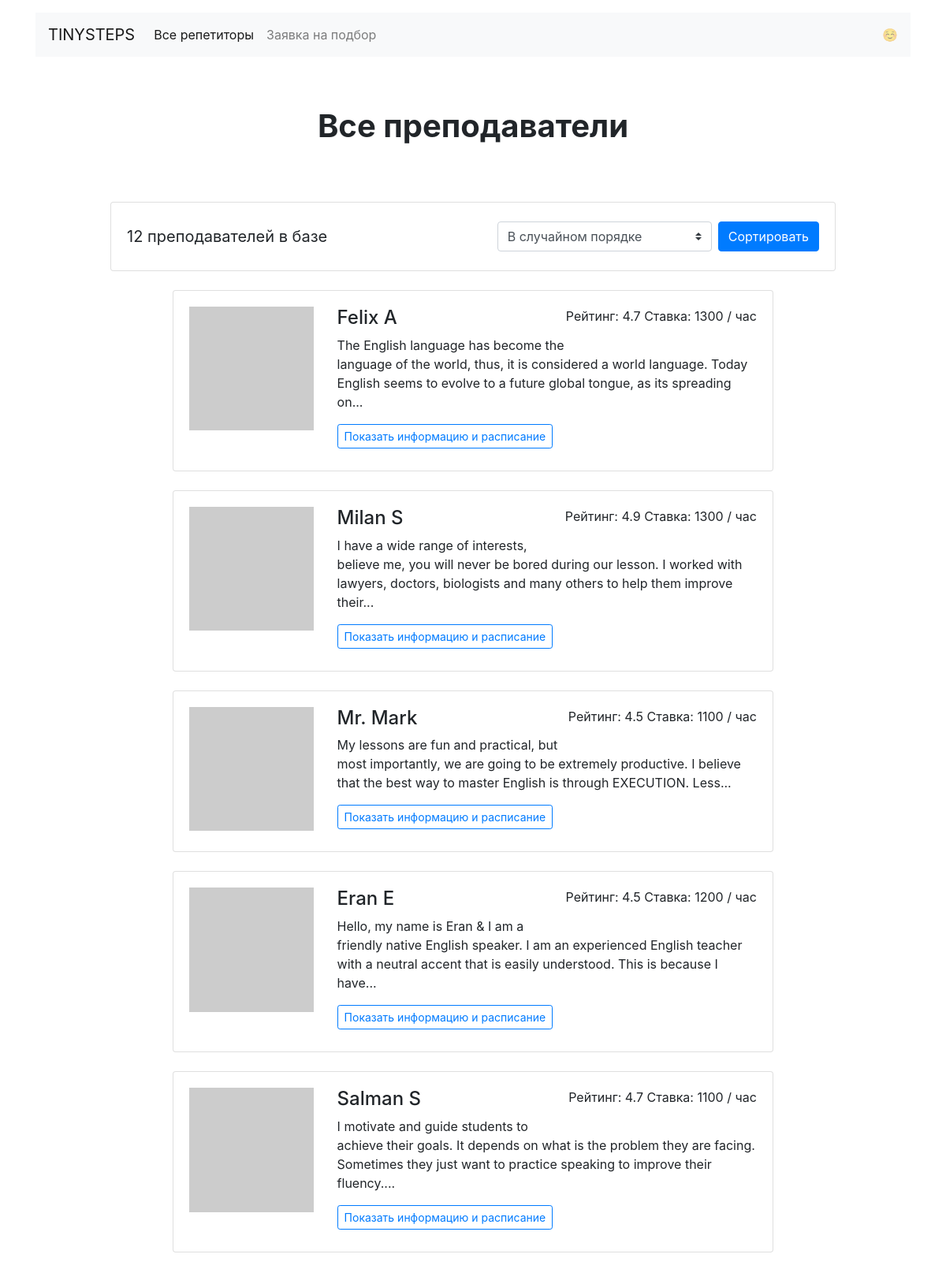
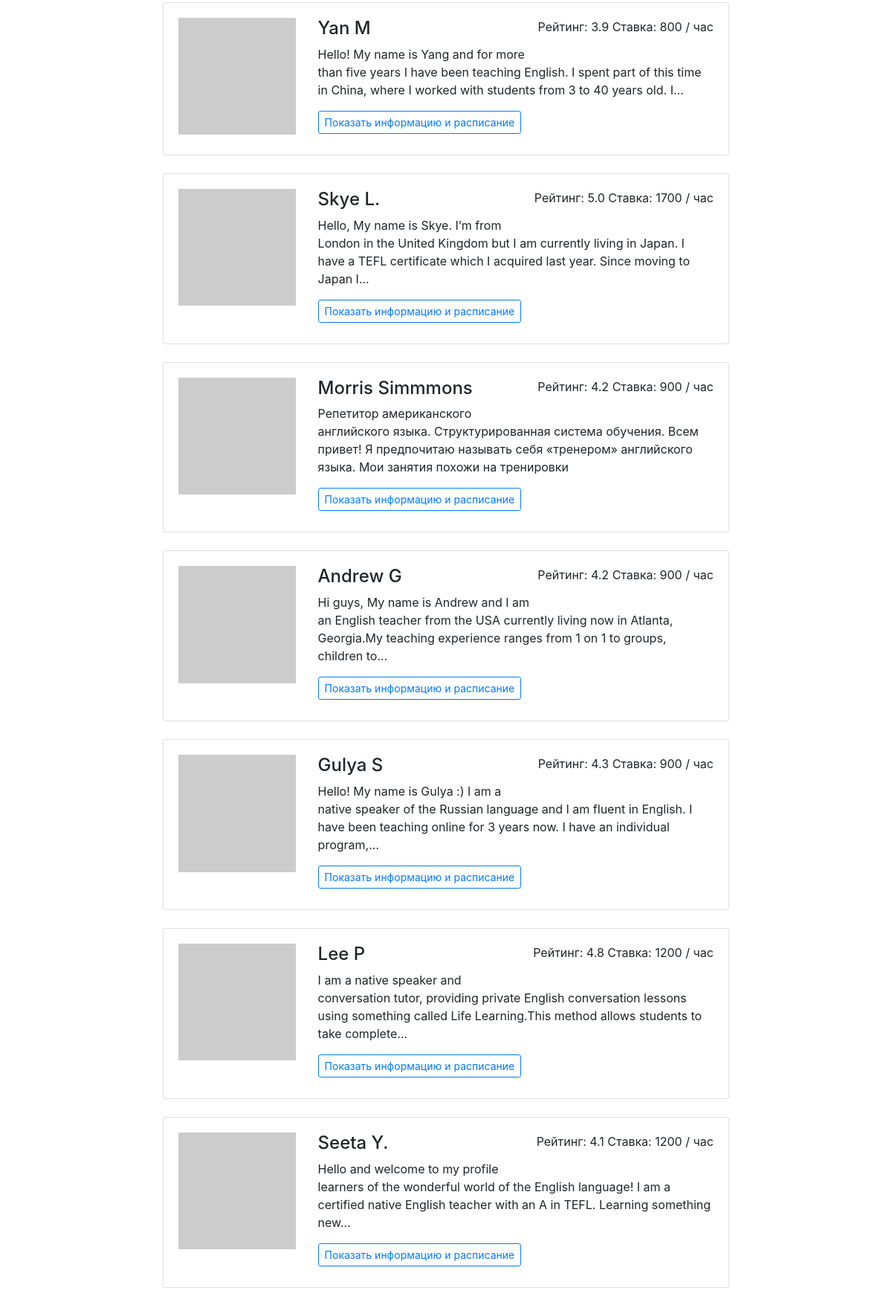
Page /all/ on the committed database (2 pictures, top to bottom).
### app.py (models this page shows)
class Teacher(db.Model):
    __tablename__ = 'teachers'
    id = db.Column(db.Integer, primary_key=True)
    name = db.Column(db.String(100))
    about = db.Column(db.Text)
    rating = db.Column(db.Float)
    picture = db.Column(db.String(100))
    price = db.Column(db.Integer)
    free = db.Column(db.UnicodeText)
    booking = db.relationship("Booking", back_populates='teacher')
    goals = db.relationship("Goal", secondary=teachers_goals_association, back_populates="teachers")

### app.py (the view)
@app.route('/all/', methods=['GET', 'POST'])
@csrf.exempt
def all():
    goals = Goal.query.all()
    form = SortForm()
    if request.method == "POST":
        if request.form["sort_order"] == "best":
            teachers = Teacher.query.order_by(Teacher.rating.desc()).all()
        elif request.form["sort_order"] == "expensive":
            teachers = Teacher.query.order_by(Teacher.price.desc()).all()
        elif request.form["sort_order"] == "cheap":
            teachers = Teacher.query.order_by(Teacher.price).all()
        else:
            teachers = Teacher.query.order_by(func.random()).all()
        return render_template('all.html', goals=goals, teachers=teachers, form=form)
    else:
        teachers = Teacher.query.order_by(func.random()).all()
        return render_template('all.html', goals=goals, teachers=teachers, form=form)

### app.py
class SortForm(FlaskForm):
    sort_order = SelectField(choices=[("randomly", "В случайном порядке"), ("best", "Сначала лучшие по рейтингу"),
                                      ("expensive", "Сначала дорогие"), ("cheap", "Сначала недорогие")])
    submit = SubmitField("Сортировать")

### templates/all.html
{% extends 'base.html' %}
{% block container %}
    <h1 class="h1 text-center w-50 mx-auto mt-1 py-5 mb-4"><strong>Все преподаватели</strong></h1>
      <div class="row">
      <div class="col-12 col-lg-10 offset-lg-1 m-auto">
        <div class="card mb-4">
          <div class="card-body align-right">
            <p class="lead float-left d-inline-block mt-2 mb-0"><strong>{{ teachers|length }} преподавателей в базе</strong></p>
            <form class="float-right d-inline-block" method="POST">
              <div class="form-inline">
                {{ form.sort_order(class="custom-select my-1 mr-2",id="inlineFormCustomSelectPref") }}
                {{ form.submit(class="btn btn-primary my-1") }}
              </div>
            </form>
          </div>
        </div>
          <div class="row">
            <div class="col-12 col-lg-10 offset-lg-1 m-auto">
                {% for t in teachers  %}
                    <div class="card mb-4">
                        {% include 'profile_card.html' %}
                    </div>
                {% endfor %}
            </div>
        </div>
      </div>
    </div>
{% endblock %}

### templates/profile_card.html
<div class="card-body">
    <div class="row">
        <div class="col-3"><img src="{{ t.picture }}" class="img-fluid" alt=""></div>
        <div class="col-9">
            <p class="float-right">Рейтинг: {{ t.rating }} Ставка: {{ t.price }} / час</p>
            <h2 class="h4">{{ t.name }}</h2>
            <p>{{ t.about|truncate(180) }}</p>
            <a href="{{ url_for('render_profiles_item', teacher_id= t.id) }}"
               class="btn btn-outline-primary btn-sm mr-3 mb-2">Показать информацию и расписание</a>
        </div>
    </div>
</div>

### rows in the picture
Teacher: rating "4.7", price "1300", name "Felix A", about "The English language has become the language of the world, thus, it is considered a world language. Today English seems to evolve to a future global tongue, as its spreading on..."
Teacher: rating "4.9", price "1300", name "Milan S", about "I have a wide range of interests, believe me, you will never be bored during our lesson. I worked with lawyers, doctors, biologists and many others to help them improve their..."
Teacher: rating "4.5", price "1100", name "Mr. Mark", about "My lessons are fun and practical, but most importantly, we are going to be extremely productive. I believe that the best way to master English is through EXECUTION. Less..."
Teacher: rating "4.5", price "1200", name "Eran E", about "Hello, my name is Eran & I am a friendly native English speaker. I am an experienced English teacher with a neutral accent that is easily understood. This is because I have..."
Teacher: rating "4.7", price "1100", name "Salman S", about "I motivate and guide students to achieve their goals. It depends on what is the problem they are facing. Sometimes they just want to practice speaking to improve their fluency...."
Teacher: rating "3.9", price "800", name "Yan M", about "Hello! My name is Yang and for more than five years I have been teaching English. I spent part of this time in China, where I worked with students from 3 to 40 years old. I..."
Teacher: rating "5.0", price "1700", name "Skye L.", about "Hello, My name is Skye. I’m from London in the United Kingdom but I am currently living in Japan. I have a TEFL certificate which I acquired last year. Since moving to Japan I..."
Teacher: rating "4.2", price "900", name "Morris Simmmons", about "Репетитор американского английского языка. Структурированная система обучения. Всем привет! Я предпочитаю называть себя «тренером» английского языка. Мои занятия похожи на тренировки"
Teacher: rating "4.2", price "900", name "Andrew G", about "Hi guys, My name is Andrew and I am an English teacher from the USA currently living now in Atlanta, Georgia.My teaching experience ranges from 1 on 1 to groups, children to..."
Teacher: rating "4.3", price "900", name "Gulya S", about "Hello! My name is Gulya :) I am a native speaker of the Russian language and I am fluent in English. I have been teaching online for 3 years now. I have an individual program,..."
Teacher: rating "4.8", price "1200", name "Lee P", about "I am a native speaker and conversation tutor, providing private English conversation lessons using something called Life Learning.This method allows students to take complete..."
Teacher: rating "4.1", price "1200", name "Seeta Y.", about "Hello and welcome to my profile learners of the wonderful world of the English language! I am a certified native English teacher with an A in TEFL. Learning something new..."

### other values in the picture
{{ teachers|length }} "12"
